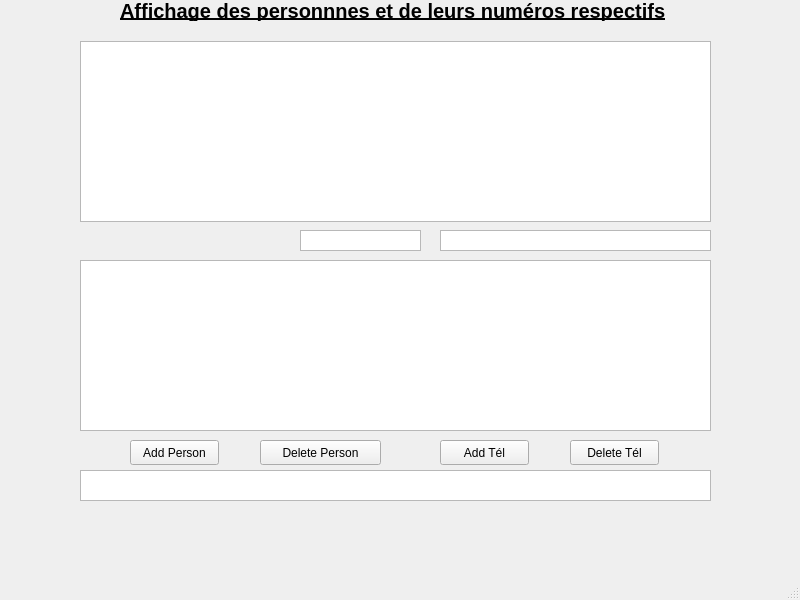
<?xml version="1.0" encoding="UTF-8"?>
<ui version="4.0">
 <class>MainWindow</class>
 <widget class="QMainWindow" name="MainWindow">
  <property name="geometry">
   <rect>
    <x>0</x>
    <y>0</y>
    <width>800</width>
    <height>600</height>
   </rect>
  </property>
  <property name="windowTitle">
   <string>MainWindow</string>
  </property>
  <widget class="QWidget" name="centralwidget">
   <widget class="QListView" name="listView">
    <property name="geometry">
     <rect>
      <x>80</x>
      <y>470</y>
      <width>631</width>
      <height>31</height>
     </rect>
    </property>
   </widget>
   <widget class="QPushButton" name="pushButton">
    <property name="geometry">
     <rect>
      <x>130</x>
      <y>440</y>
      <width>89</width>
      <height>25</height>
     </rect>
    </property>
    <property name="text">
     <string>Add Person</string>
    </property>
   </widget>
   <widget class="QPushButton" name="pushButton_2">
    <property name="geometry">
     <rect>
      <x>260</x>
      <y>440</y>
      <width>121</width>
      <height>25</height>
     </rect>
    </property>
    <property name="text">
     <string>Delete Person</string>
    </property>
   </widget>
   <widget class="QListView" name="listView_2">
    <property name="geometry">
     <rect>
      <x>440</x>
      <y>230</y>
      <width>271</width>
      <height>21</height>
     </rect>
    </property>
   </widget>
   <widget class="QPushButton" name="pushButton_4">
    <property name="geometry">
     <rect>
      <x>570</x>
      <y>440</y>
      <width>89</width>
      <height>25</height>
     </rect>
    </property>
    <property name="text">
     <string>Delete Tél</string>
    </property>
   </widget>
   <widget class="QListView" name="listView_3">
    <property name="geometry">
     <rect>
      <x>300</x>
      <y>230</y>
      <width>121</width>
      <height>21</height>
     </rect>
    </property>
   </widget>
   <widget class="QTableView" name="vuePersonne">
    <property name="geometry">
     <rect>
      <x>80</x>
      <y>41</y>
      <width>631</width>
      <height>181</height>
     </rect>
    </property>
   </widget>
   <widget class="QTableView" name="vueTelephone">
    <property name="geometry">
     <rect>
      <x>80</x>
      <y>260</y>
      <width>631</width>
      <height>171</height>
     </rect>
    </property>
   </widget>
   <widget class="QPushButton" name="pushButton_3">
    <property name="geometry">
     <rect>
      <x>440</x>
      <y>440</y>
      <width>89</width>
      <height>25</height>
     </rect>
    </property>
    <property name="text">
     <string>Add Tél</string>
    </property>
   </widget>
   <widget class="QLabel" name="label">
    <property name="geometry">
     <rect>
      <x>120</x>
      <y>0</y>
      <width>561</width>
      <height>21</height>
     </rect>
    </property>
    <property name="font">
     <font>
      <pointsize>15</pointsize>
      <weight>75</weight>
      <bold>true</bold>
      <underline>true</underline>
     </font>
    </property>
    <property name="text">
     <string>Affichage des personnnes et de leurs numéros respectifs</string>
    </property>
   </widget>
  </widget>
  <widget class="QMenuBar" name="menubar">
   <property name="geometry">
    <rect>
     <x>0</x>
     <y>0</y>
     <width>800</width>
     <height>22</height>
    </rect>
   </property>
  </widget>
  <widget class="QStatusBar" name="statusbar"/>
 </widget>
 <resources/>
 <connections/>
</ui>
